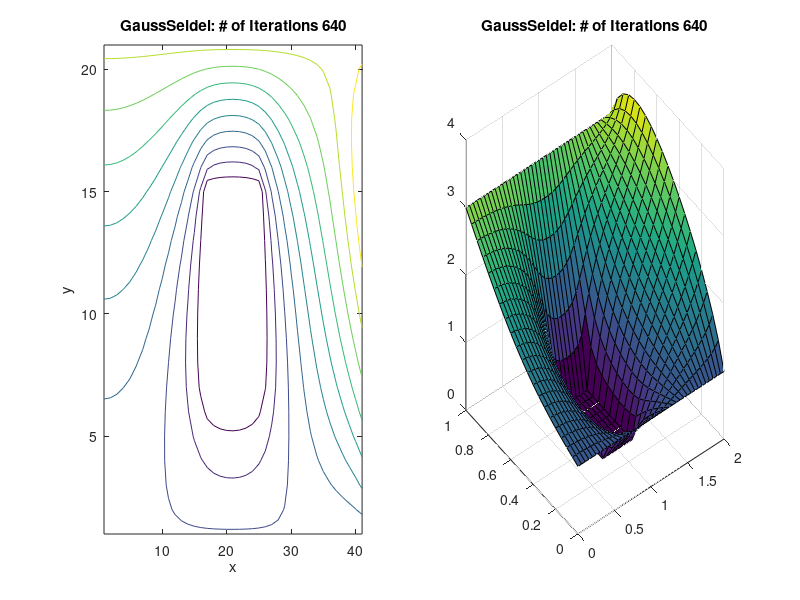
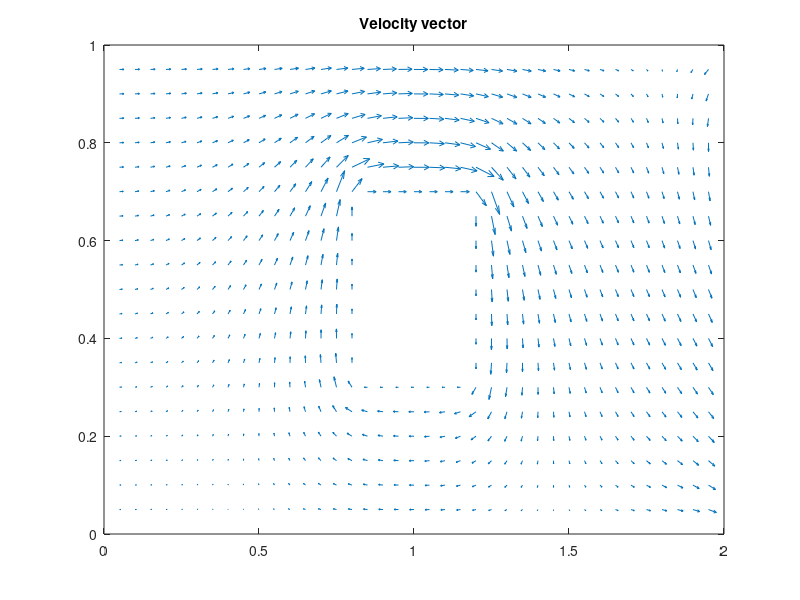

Write the MATLAB code that produced these figures, in order.
figure(1); subplot(1,2,1);subplot(1,2,2); 

% Gauss-Seidel
clear;
h=0.05;
x=[0:h:2];
y=[0:h:1];
A=zeros(length(y), length(x));
%% ---- BC -------
A(2:end-1,1) = (1/4) * ( A(1:end-2, 1) + A(3:end, 1) + 2*A(2:end-1, 2));
A(2:end-1,end) = 1/(4+2*h) * ( A(1:end-2, end) + A(3:end, end) + 2*A(2:end-1, end-1) - 2*h); % type3;
A(1,:)=1;
A(end,:)=3;
% ---- obstruction -----
A(6:14,16:24) = 0; 
       
error=1;
itr=0;
pitr=0;
while (error > 1e-5 && itr < 10000)
    itr=itr+1;
    Aold=A;
    % for i=2:(length(y)-1)
    %     for j=1:length(x)-1
    %         if j==1
    %             A(i,j) = 1/4 * (A(i-1, j) + Aold(i+1, j) + 2*Aold(i, j+1));
    %         elseif j==length(x)
    %             % A(i,j) = 1/(4+2*h) * ( A(i-1, j) + Aold(i+1, j) + 2*A(i, j-1) - 2*h);
    %             A(i,j)= w/(4-2*h)*(2*A(i,j-1)+A(i-1,j)+Aold(i+1,j)+2*h);
    %         elseif 7<=i && i<=15 && 17<=j && j<=25
    %             A(i,j) = 0;
    %         else  
    %             A(i,j)=1/4*(A(i-1,j)+Aold(i+1,j)+A(i,j-1)+Aold(i,j+1));
    %         end
    %     end
    % end
    for i=2:20 
     j=1;
     A(i,j)=1/4*(2*Aold(i,2)+Aold(i+1,j)+A(i-1,j));
     for j=2:40
         if i>=7 & i<=15 & j>=17 & j <=25
         A(i,j)=0;
         else 
         A(i,j)=1/4*(Aold(i+1,j)+Aold(i,j+1)+A(i-1,j)+A(i,j-1)); 
        end
     end
     j=41;
     A(i,j)=1/(4-2*h)*(2*A(i,j-1)+A(i-1,j)+Aold(i+1,j)+2*h);
    end 
    errorold=error;
    error=max(max(abs(A-Aold)));
    errornew=error;
    spectral(itr)=errornew/errorold;
    pitr=pitr+1;
    if pitr==5
       figure(1);subplot(1,2,1);
       contour(A);
       pitr=0;
    end   
end
 
fprintf('Gauss Seidel Iterations %d\n',itr);
figure(1); subplot(1,2,1);
contour(A);
xlabel('x')
ylabel('y')
title(['GaussSeidel: # of Iterations ' num2str(itr)]);
figure(1); subplot(1,2,2);
[X,Y]=meshgrid(x, y);
surf(X,Y,A)
title(['GaussSeidel: # of Iterations ' num2str(itr)]);

% figure(2), clf
% plot(spectral);
% gauss_spectral = mean(spectral(itr-5:itr));
% fprintf('Spectral Radius %f\n',gauss_spectral);

fprintf('Value at point  x=0.5, y=0.5 %.12f \n', A(10,10))
%%
Vx=zeros(length(y), length(x));
Vy=zeros(length(y), length(x));

Vy(:, 2:end-1)= -( A(:, 3:end) - A(:, 1:end-2) ) ./ (2*h);
Vx(2:end-1, 2:end-1) = ( A(3:end, 2:end-1) - A( 1:end-2, 2:end-1) ) ./ (2*h);

% Vy=-(A(2:20,3:41)-A(2:20,1:39))/2/h;
% Vx=(A(3:21,2:40)-A(1:19,2:40))/2/h;
% 
% c1=0; 
% for i=1:19
%  for j=1:39
%  c1=c1+1; 
%  xpos(c1)=j*.05;
%  ypos(c1)=i*.05;
%  vx(c1)=Vx(i,j);
%  vy(c1)=Vy(i,j); 
%  end
%  end
figure(3);
% quiver(xpos,ypos,vx,vy)
quiver(x, y, Vx, Vy)
title('Velocity vector')

